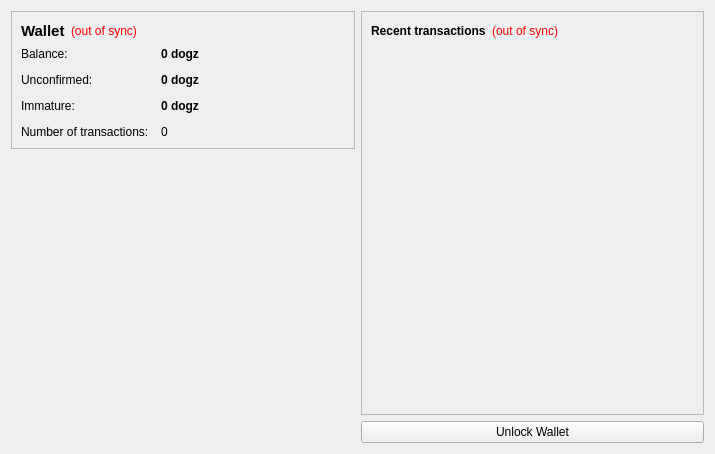
<?xml version="1.0" encoding="UTF-8"?>
<ui version="4.0">
 <class>OverviewPage</class>
 <widget class="QWidget" name="OverviewPage">
  <property name="geometry">
   <rect>
    <x>0</x>
    <y>0</y>
    <width>715</width>
    <height>454</height>
   </rect>
  </property>
  <property name="windowTitle">
   <string>Form</string>
  </property>
  <layout class="QHBoxLayout" name="horizontalLayout" stretch="1,1">
   <item>
    <layout class="QVBoxLayout" name="verticalLayout_2">
     <item>
      <widget class="QFrame" name="frame">
       <property name="frameShape">
        <enum>QFrame::StyledPanel</enum>
       </property>
       <property name="frameShadow">
        <enum>QFrame::Raised</enum>
       </property>
       <layout class="QVBoxLayout" name="verticalLayout_4">
        <item>
         <layout class="QHBoxLayout" name="horizontalLayout_4">
          <item>
           <widget class="QLabel" name="label_5">
            <property name="font">
             <font>
              <pointsize>11</pointsize>
              <weight>75</weight>
              <bold>true</bold>
             </font>
            </property>
            <property name="text">
             <string>Wallet</string>
            </property>
           </widget>
          </item>
          <item>
           <widget class="QLabel" name="labelWalletStatus">
            <property name="toolTip">
             <string>The displayed information may be out of date. Your wallet automatically synchronizes with the Dogzcoin network after a connection is established, but this process has not completed yet.</string>
            </property>
            <property name="styleSheet">
             <string notr="true">QLabel { color: red; }</string>
            </property>
            <property name="text">
             <string notr="true">(out of sync)</string>
            </property>
            <property name="alignment">
             <set>Qt::AlignLeading|Qt::AlignLeft|Qt::AlignVCenter</set>
            </property>
           </widget>
          </item>
          <item>
           <spacer name="horizontalSpacer_2">
            <property name="orientation">
             <enum>Qt::Horizontal</enum>
            </property>
            <property name="sizeHint" stdset="0">
             <size>
              <width>40</width>
              <height>20</height>
             </size>
            </property>
           </spacer>
          </item>
         </layout>
        </item>
        <item>
         <layout class="QFormLayout" name="formLayout_2">
          <property name="fieldGrowthPolicy">
           <enum>QFormLayout::AllNonFixedFieldsGrow</enum>
          </property>
          <property name="horizontalSpacing">
           <number>12</number>
          </property>
          <property name="verticalSpacing">
           <number>12</number>
          </property>
          <item row="0" column="0">
           <widget class="QLabel" name="label">
            <property name="text">
             <string>Balance:</string>
            </property>
           </widget>
          </item>
          <item row="0" column="1">
           <widget class="QLabel" name="labelBalance">
            <property name="font">
             <font>
              <weight>75</weight>
              <bold>true</bold>
             </font>
            </property>
            <property name="cursor">
             <cursorShape>IBeamCursor</cursorShape>
            </property>
            <property name="toolTip">
             <string>Your current balance</string>
            </property>
            <property name="text">
             <string notr="true">0 dogz</string>
            </property>
            <property name="textInteractionFlags">
             <set>Qt::LinksAccessibleByMouse|Qt::TextSelectableByKeyboard|Qt::TextSelectableByMouse</set>
            </property>
           </widget>
          </item>
          <item row="1" column="0">
           <widget class="QLabel" name="label_3">
            <property name="text">
             <string>Unconfirmed:</string>
            </property>
           </widget>
          </item>
          <item row="1" column="1">
           <widget class="QLabel" name="labelUnconfirmed">
            <property name="font">
             <font>
              <weight>75</weight>
              <bold>true</bold>
             </font>
            </property>
            <property name="cursor">
             <cursorShape>IBeamCursor</cursorShape>
            </property>
            <property name="toolTip">
             <string>Total of transactions that have yet to be confirmed, and do not yet count toward the current balance</string>
            </property>
            <property name="text">
             <string notr="true">0 dogz</string>
            </property>
            <property name="textInteractionFlags">
             <set>Qt::LinksAccessibleByMouse|Qt::TextSelectableByKeyboard|Qt::TextSelectableByMouse</set>
            </property>
           </widget>
          </item>
          <item row="2" column="0">
           <widget class="QLabel" name="labelImmatureText">
            <property name="text">
             <string>Immature:</string>
            </property>
           </widget>
          </item>
          <item row="2" column="1">
           <widget class="QLabel" name="labelImmature">
            <property name="font">
             <font>
              <weight>75</weight>
              <bold>true</bold>
             </font>
            </property>
            <property name="toolTip">
             <string>Mined balance that has not yet matured</string>
            </property>
            <property name="text">
             <string notr="true">0 dogz</string>
            </property>
            <property name="textInteractionFlags">
             <set>Qt::LinksAccessibleByMouse|Qt::TextSelectableByKeyboard|Qt::TextSelectableByMouse</set>
            </property>
           </widget>
          </item>
          <item row="3" column="0">
           <widget class="QLabel" name="label_2">
            <property name="text">
             <string>Number of transactions:</string>
            </property>
           </widget>
          </item>
          <item row="3" column="1">
           <widget class="QLabel" name="labelNumTransactions">
            <property name="toolTip">
             <string>Total number of transactions in wallet</string>
            </property>
            <property name="text">
             <string notr="true">0</string>
            </property>
           </widget>
          </item>
         </layout>
        </item>
       </layout>
      </widget>
     </item>
     <item>
      <spacer name="verticalSpacer">
       <property name="orientation">
        <enum>Qt::Vertical</enum>
       </property>
       <property name="sizeHint" stdset="0">
        <size>
         <width>10</width>
         <height>40</height>
        </size>
       </property>
      </spacer>
     </item>
     <item>
      <widget class="QLabel" name="label_6">
       <property name="text">
        <string/>
       </property>
       <property name="pixmap">
        <pixmap resource="../bitcoin.qrc">:/images/backg</pixmap>
       </property>
       <property name="scaledContents">
        <bool>false</bool>
       </property>
       <property name="alignment">
        <set>Qt::AlignCenter</set>
       </property>
       <property name="wordWrap">
        <bool>false</bool>
       </property>
       <property name="margin">
        <number>0</number>
       </property>
       <property name="indent">
        <number>0</number>
       </property>
      </widget>
     </item>
    </layout>
   </item>
   <item>
    <layout class="QVBoxLayout" name="verticalLayout_3">
     <item>
      <widget class="QFrame" name="frame_2">
       <property name="frameShape">
        <enum>QFrame::StyledPanel</enum>
       </property>
       <property name="frameShadow">
        <enum>QFrame::Raised</enum>
       </property>
       <layout class="QVBoxLayout" name="verticalLayout">
        <item>
         <layout class="QHBoxLayout" name="horizontalLayout_2">
          <item>
           <widget class="QLabel" name="label_4">
            <property name="text">
             <string>&lt;b&gt;Recent transactions&lt;/b&gt;</string>
            </property>
           </widget>
          </item>
          <item>
           <widget class="QLabel" name="labelTransactionsStatus">
            <property name="toolTip">
             <string>The displayed information may be out of date. Your wallet automatically synchronizes with the Dogzcoin network after a connection is established, but this process has not completed yet.</string>
            </property>
            <property name="styleSheet">
             <string notr="true">QLabel { color: red; }</string>
            </property>
            <property name="text">
             <string notr="true">(out of sync)</string>
            </property>
            <property name="alignment">
             <set>Qt::AlignRight|Qt::AlignTrailing|Qt::AlignVCenter</set>
            </property>
           </widget>
          </item>
          <item>
           <spacer name="horizontalSpacer">
            <property name="orientation">
             <enum>Qt::Horizontal</enum>
            </property>
            <property name="sizeHint" stdset="0">
             <size>
              <width>40</width>
              <height>20</height>
             </size>
            </property>
           </spacer>
          </item>
         </layout>
        </item>
        <item>
         <widget class="QListView" name="listTransactions">
          <property name="styleSheet">
           <string notr="true">QListView { background: transparent; }</string>
          </property>
          <property name="frameShape">
           <enum>QFrame::NoFrame</enum>
          </property>
          <property name="verticalScrollBarPolicy">
           <enum>Qt::ScrollBarAlwaysOff</enum>
          </property>
          <property name="horizontalScrollBarPolicy">
           <enum>Qt::ScrollBarAlwaysOff</enum>
          </property>
          <property name="selectionMode">
           <enum>QAbstractItemView::NoSelection</enum>
          </property>
         </widget>
        </item>
        <item>
         <spacer name="verticalSpacer_2">
          <property name="orientation">
           <enum>Qt::Vertical</enum>
          </property>
          <property name="sizeHint" stdset="0">
           <size>
            <width>20</width>
            <height>40</height>
           </size>
          </property>
         </spacer>
        </item>
       </layout>
      </widget>
     </item>
     <item>
      <widget class="QPushButton" name="unlockWalletButton">
       <property name="enabled">
        <bool>true</bool>
       </property>
       <property name="text">
        <string>Unlock Wallet</string>
       </property>
       <property name="checkable">
        <bool>false</bool>
       </property>
      </widget>
     </item>
    </layout>
   </item>
  </layout>
 </widget>
 <tabstops>
  <tabstop>listTransactions</tabstop>
  <tabstop>unlockWalletButton</tabstop>
 </tabstops>
 <resources>
  <include location="../bitcoin.qrc"/>
 </resources>
 <connections/>
</ui>
